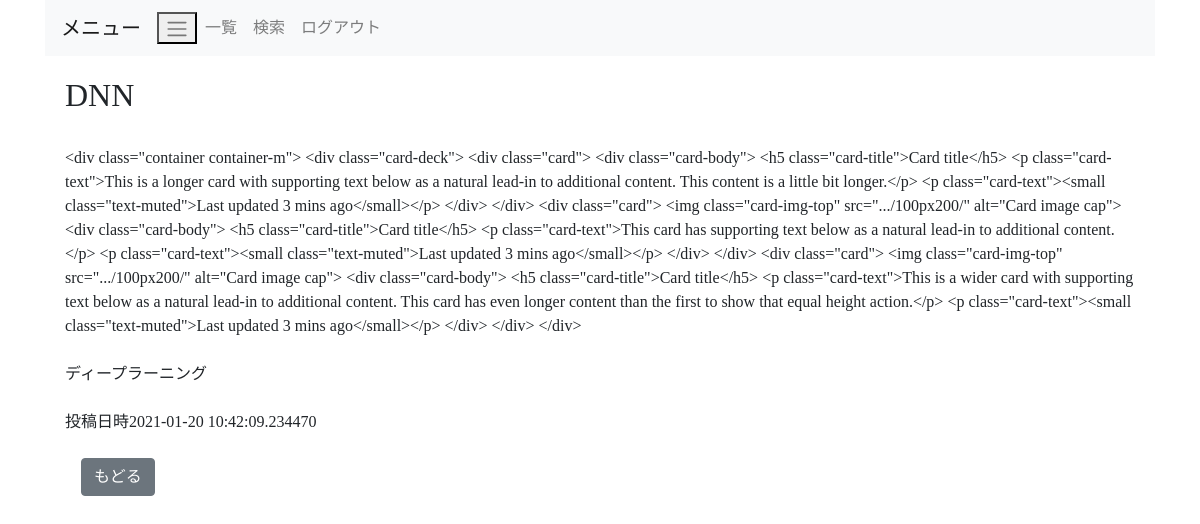
Page /users/entries/2/guestshow (signed in) on the committed database.
### flask_blog/models/entries.py (models this page shows, shortened)
class Entry(db.Model):
    __tablename__ = 'entries'
    id = db.Column(db.Integer, primary_key=True)
    title = db.Column(db.String(50), unique=True)
    text = db.Column(db.Text)
    category=db.Column(db.Integer)
    initial=db.Column(db.Integer)
    created_at = db.Column(db.DateTime)

### flask_blog/views/entries.py (the view)
@entry.route('/entries/<int:id>/guestshow',methods=['GET'])
@login_required
def guestshow_entry(id):
    entry= Entry.query.get(id)
    return render_template('entries/guestshow.html',entry=entry)

### flask_blog/views/views.py (called while the page is built)
def login_required(view):
    @wraps(view)
    def inner(*args,**kwarags):
        if not session.get('logged_in'):
            return redirect(url_for('view.guestlogin'))
        return view(*args,**kwarags)
    return inner

### flask_blog/templates/entries/guestshow.html
{% extends"layout.html" %}
{% block body %}
<h2>
    {{ entry.title }}
</h2>
<br>
{{ entry.text }}
<br>
<br>
{{ entry.category }}
<br>
<br>
投稿日時{{ entry.created_at }}
<br>
<br>
 <div class="btn-group">
  <form action="{{ url_for('entry.show_guest_entries') }}" method="GET">
    <button type="submit" class="btn btn-secondary">
        もどる
    </button>
  </form>
 </div>
{% endblock %}

### flask_blog/static/style.css (style rules this page uses)
* { font-family: 'Mplus 1p'; }

### rows in the picture
Entry: title "DNN", text "<div class=\"container container-m\"> <div class=\"card-deck\"> <div class=\"card\"> <div class=\"card-body\"> <h5 class=\"card-title\">Card title</h5> <p class=\"card-text\">This is a longer card with supporting text below as a natural lead-in to additional content. This content is a little bit longer.</p> <p class=\"card-text\"><small class=\"text-muted\">Last updated 3 mins ago</small></p> </div> </div> <div class=\"card\"> <img class=\"card-img-top\" src=\".../100px200/\" alt=\"Card image cap\"> <div class=\"card-body\"> <h5 class=\"card-title\">Card title</h5> <p class=\"card-text\">This card has supporting text below as a natural lead-in to additional content.</p> <p class=\"card-text\"><small…", category "ディープラーニング", created_at "2021-01-20 10:42:09.234470"
